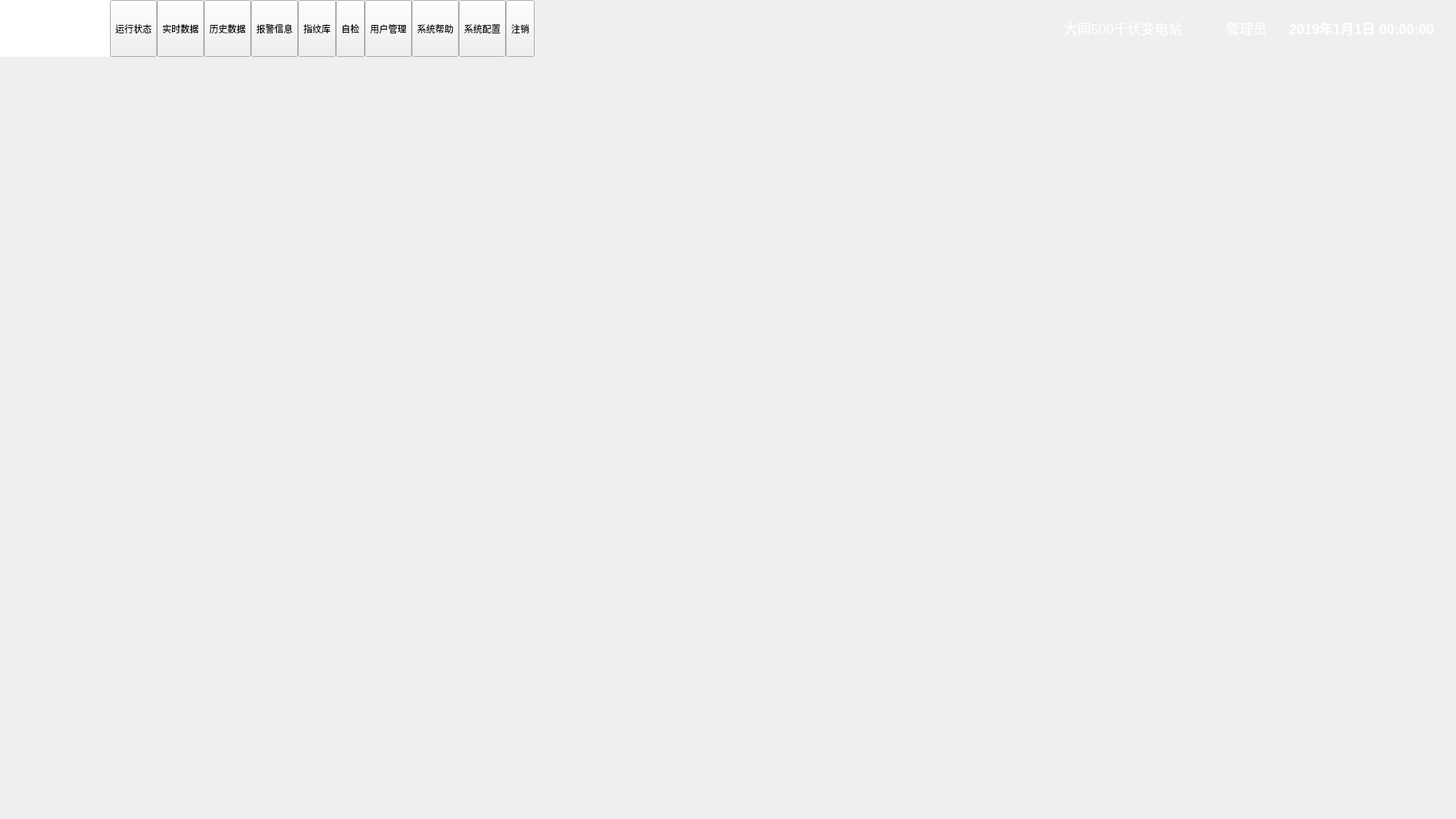
<?xml version="1.0" encoding="UTF-8"?>
<ui version="4.0">
 <class>MainPage</class>
 <widget class="QWidget" name="MainPage">
  <property name="geometry">
   <rect>
    <x>0</x>
    <y>0</y>
    <width>1920</width>
    <height>1080</height>
   </rect>
  </property>
  <property name="windowTitle">
   <string>Form</string>
  </property>
  <property name="styleSheet">
   <string notr="true"/>
  </property>
  <widget class="QWidget" name="widgetTitle" native="true">
   <property name="geometry">
    <rect>
     <x>0</x>
     <y>0</y>
     <width>1920</width>
     <height>75</height>
    </rect>
   </property>
   <property name="sizePolicy">
    <sizepolicy hsizetype="Preferred" vsizetype="Fixed">
     <horstretch>0</horstretch>
     <verstretch>0</verstretch>
    </sizepolicy>
   </property>
   <layout class="QHBoxLayout" name="horizontalLayout_2">
    <property name="spacing">
     <number>0</number>
    </property>
    <property name="leftMargin">
     <number>0</number>
    </property>
    <property name="topMargin">
     <number>0</number>
    </property>
    <property name="rightMargin">
     <number>0</number>
    </property>
    <property name="bottomMargin">
     <number>0</number>
    </property>
    <item>
     <widget class="QWidget" name="logoWidget" native="true">
      <property name="minimumSize">
       <size>
        <width>145</width>
        <height>75</height>
       </size>
      </property>
      <property name="styleSheet">
       <string notr="true">background:rgba(255,255,255,1);</string>
      </property>
     </widget>
    </item>
    <item>
     <widget class="QWidget" name="widgetTop" native="true">
      <layout class="QGridLayout" name="gridLayout_3">
       <property name="leftMargin">
        <number>0</number>
       </property>
       <property name="topMargin">
        <number>0</number>
       </property>
       <property name="rightMargin">
        <number>0</number>
       </property>
       <property name="bottomMargin">
        <number>0</number>
       </property>
       <property name="horizontalSpacing">
        <number>0</number>
       </property>
       <item row="0" column="9">
        <widget class="QToolButton" name="logoutBtn">
         <property name="sizePolicy">
          <sizepolicy hsizetype="Fixed" vsizetype="Expanding">
           <horstretch>0</horstretch>
           <verstretch>0</verstretch>
          </sizepolicy>
         </property>
         <property name="text">
          <string>注销</string>
         </property>
         <property name="icon">
          <iconset resource="../img.qrc">
           <normaloff>:/img/index/nav_icon10.png</normaloff>:/img/index/nav_icon10.png</iconset>
         </property>
         <property name="iconSize">
          <size>
           <width>28</width>
           <height>28</height>
          </size>
         </property>
         <property name="toolButtonStyle">
          <enum>Qt::ToolButtonTextUnderIcon</enum>
         </property>
        </widget>
       </item>
       <item row="0" column="3">
        <widget class="QToolButton" name="alarmBtn">
         <property name="sizePolicy">
          <sizepolicy hsizetype="Fixed" vsizetype="Expanding">
           <horstretch>0</horstretch>
           <verstretch>0</verstretch>
          </sizepolicy>
         </property>
         <property name="text">
          <string>报警信息</string>
         </property>
         <property name="icon">
          <iconset resource="../img.qrc">
           <normaloff>:/img/index/nav_icon4.png</normaloff>:/img/index/nav_icon4.png</iconset>
         </property>
         <property name="iconSize">
          <size>
           <width>28</width>
           <height>28</height>
          </size>
         </property>
         <property name="toolButtonStyle">
          <enum>Qt::ToolButtonTextUnderIcon</enum>
         </property>
        </widget>
       </item>
       <item row="0" column="8">
        <widget class="QToolButton" name="configBtn">
         <property name="sizePolicy">
          <sizepolicy hsizetype="Fixed" vsizetype="Expanding">
           <horstretch>0</horstretch>
           <verstretch>0</verstretch>
          </sizepolicy>
         </property>
         <property name="text">
          <string>系统配置</string>
         </property>
         <property name="icon">
          <iconset resource="../img.qrc">
           <normaloff>:/img/index/nav_icon9.png</normaloff>:/img/index/nav_icon9.png</iconset>
         </property>
         <property name="iconSize">
          <size>
           <width>28</width>
           <height>28</height>
          </size>
         </property>
         <property name="toolButtonStyle">
          <enum>Qt::ToolButtonTextUnderIcon</enum>
         </property>
        </widget>
       </item>
       <item row="0" column="1">
        <widget class="QToolButton" name="currentDataBtn">
         <property name="sizePolicy">
          <sizepolicy hsizetype="Fixed" vsizetype="Expanding">
           <horstretch>0</horstretch>
           <verstretch>0</verstretch>
          </sizepolicy>
         </property>
         <property name="text">
          <string>实时数据</string>
         </property>
         <property name="icon">
          <iconset resource="../img.qrc">
           <normaloff>:/img/index/nav_icon2.png</normaloff>:/img/index/nav_icon2.png</iconset>
         </property>
         <property name="iconSize">
          <size>
           <width>28</width>
           <height>28</height>
          </size>
         </property>
         <property name="toolButtonStyle">
          <enum>Qt::ToolButtonTextUnderIcon</enum>
         </property>
        </widget>
       </item>
       <item row="0" column="0">
        <widget class="QToolButton" name="statuBtn">
         <property name="sizePolicy">
          <sizepolicy hsizetype="Fixed" vsizetype="Expanding">
           <horstretch>0</horstretch>
           <verstretch>0</verstretch>
          </sizepolicy>
         </property>
         <property name="text">
          <string>运行状态</string>
         </property>
         <property name="icon">
          <iconset resource="../img.qrc">
           <normaloff>:/img/index/nav_icon1.png</normaloff>:/img/index/nav_icon1.png</iconset>
         </property>
         <property name="iconSize">
          <size>
           <width>28</width>
           <height>28</height>
          </size>
         </property>
         <property name="toolButtonStyle">
          <enum>Qt::ToolButtonTextUnderIcon</enum>
         </property>
        </widget>
       </item>
       <item row="0" column="10">
        <spacer name="horizontalSpacer">
         <property name="orientation">
          <enum>Qt::Horizontal</enum>
         </property>
         <property name="sizeHint" stdset="0">
          <size>
           <width>40</width>
           <height>20</height>
          </size>
         </property>
        </spacer>
       </item>
       <item row="0" column="2">
        <widget class="QToolButton" name="historyDataBtn">
         <property name="sizePolicy">
          <sizepolicy hsizetype="Fixed" vsizetype="Expanding">
           <horstretch>0</horstretch>
           <verstretch>0</verstretch>
          </sizepolicy>
         </property>
         <property name="text">
          <string>历史数据</string>
         </property>
         <property name="icon">
          <iconset resource="../img.qrc">
           <normaloff>:/img/index/nav_icon3.png</normaloff>:/img/index/nav_icon3.png</iconset>
         </property>
         <property name="iconSize">
          <size>
           <width>28</width>
           <height>28</height>
          </size>
         </property>
         <property name="toolButtonStyle">
          <enum>Qt::ToolButtonTextUnderIcon</enum>
         </property>
        </widget>
       </item>
       <item row="0" column="4">
        <widget class="QToolButton" name="fingurePrintBtn">
         <property name="sizePolicy">
          <sizepolicy hsizetype="Fixed" vsizetype="Expanding">
           <horstretch>0</horstretch>
           <verstretch>0</verstretch>
          </sizepolicy>
         </property>
         <property name="text">
          <string>指纹库</string>
         </property>
         <property name="icon">
          <iconset resource="../img.qrc">
           <normaloff>:/img/index/nav_icon5.png</normaloff>:/img/index/nav_icon5.png</iconset>
         </property>
         <property name="iconSize">
          <size>
           <width>28</width>
           <height>28</height>
          </size>
         </property>
         <property name="toolButtonStyle">
          <enum>Qt::ToolButtonTextUnderIcon</enum>
         </property>
        </widget>
       </item>
       <item row="0" column="7">
        <widget class="QToolButton" name="helpBtn">
         <property name="sizePolicy">
          <sizepolicy hsizetype="Fixed" vsizetype="Expanding">
           <horstretch>0</horstretch>
           <verstretch>0</verstretch>
          </sizepolicy>
         </property>
         <property name="text">
          <string>系统帮助</string>
         </property>
         <property name="icon">
          <iconset resource="../img.qrc">
           <normaloff>:/img/index/nav_icon8.png</normaloff>:/img/index/nav_icon8.png</iconset>
         </property>
         <property name="iconSize">
          <size>
           <width>28</width>
           <height>28</height>
          </size>
         </property>
         <property name="toolButtonStyle">
          <enum>Qt::ToolButtonTextUnderIcon</enum>
         </property>
        </widget>
       </item>
       <item row="0" column="6">
        <widget class="QToolButton" name="userAdminBtn">
         <property name="sizePolicy">
          <sizepolicy hsizetype="Fixed" vsizetype="Expanding">
           <horstretch>0</horstretch>
           <verstretch>0</verstretch>
          </sizepolicy>
         </property>
         <property name="text">
          <string>用户管理</string>
         </property>
         <property name="icon">
          <iconset resource="../img.qrc">
           <normaloff>:/img/index/nav_icon7.png</normaloff>:/img/index/nav_icon7.png</iconset>
         </property>
         <property name="iconSize">
          <size>
           <width>28</width>
           <height>28</height>
          </size>
         </property>
         <property name="toolButtonStyle">
          <enum>Qt::ToolButtonTextUnderIcon</enum>
         </property>
        </widget>
       </item>
       <item row="0" column="5">
        <widget class="QToolButton" name="selfCheckBtn">
         <property name="sizePolicy">
          <sizepolicy hsizetype="Fixed" vsizetype="Expanding">
           <horstretch>0</horstretch>
           <verstretch>0</verstretch>
          </sizepolicy>
         </property>
         <property name="text">
          <string>自检</string>
         </property>
         <property name="icon">
          <iconset resource="../img.qrc">
           <normaloff>:/img/index/nav_icon6.png</normaloff>:/img/index/nav_icon6.png</iconset>
         </property>
         <property name="iconSize">
          <size>
           <width>28</width>
           <height>28</height>
          </size>
         </property>
         <property name="toolButtonStyle">
          <enum>Qt::ToolButtonTextUnderIcon</enum>
         </property>
        </widget>
       </item>
       <item row="0" column="11">
        <widget class="QWidget" name="infoWidget" native="true">
         <property name="minimumSize">
          <size>
           <width>650</width>
           <height>0</height>
          </size>
         </property>
         <layout class="QHBoxLayout" name="horizontalLayout" stretch="10,2,8,2,2,4,2,8">
          <item>
           <spacer name="horizontalSpacer_2">
            <property name="orientation">
             <enum>Qt::Horizontal</enum>
            </property>
            <property name="sizeHint" stdset="0">
             <size>
              <width>40</width>
              <height>20</height>
             </size>
            </property>
           </spacer>
          </item>
          <item>
           <widget class="QLabel" name="siteIconLabel">
            <property name="text">
             <string/>
            </property>
            <property name="pixmap">
             <pixmap resource="../img.qrc">:/img/index/room_icon.png</pixmap>
            </property>
           </widget>
          </item>
          <item>
           <widget class="QLabel" name="siteNameLabel">
            <property name="styleSheet">
             <string notr="true">font-size:18px;
font-family:微软雅黑;
color:rgba(255,255,255,1);
line-height:24px;</string>
            </property>
            <property name="text">
             <string>大同500千伏变电站</string>
            </property>
           </widget>
          </item>
          <item>
           <spacer name="horizontalSpacer_3">
            <property name="orientation">
             <enum>Qt::Horizontal</enum>
            </property>
            <property name="sizeHint" stdset="0">
             <size>
              <width>40</width>
              <height>20</height>
             </size>
            </property>
           </spacer>
          </item>
          <item>
           <widget class="QLabel" name="userIconLabel">
            <property name="text">
             <string/>
            </property>
            <property name="pixmap">
             <pixmap resource="../img.qrc">:/img/index/user_icon.png</pixmap>
            </property>
           </widget>
          </item>
          <item>
           <widget class="QLabel" name="userNameLabel">
            <property name="styleSheet">
             <string notr="true">font-size:18px;
font-family:微软雅黑;
color:rgba(255,255,255,1);
line-height:24px;</string>
            </property>
            <property name="text">
             <string>管理员</string>
            </property>
           </widget>
          </item>
          <item>
           <spacer name="horizontalSpacer_4">
            <property name="orientation">
             <enum>Qt::Horizontal</enum>
            </property>
            <property name="sizeHint" stdset="0">
             <size>
              <width>40</width>
              <height>20</height>
             </size>
            </property>
           </spacer>
          </item>
          <item>
           <widget class="QLabel" name="timeLabel">
            <property name="styleSheet">
             <string notr="true">font-size:18px;
font-family:微软雅黑;
font-weight:bold;
color:rgba(255,255,255,1);
line-height:24px;</string>
            </property>
            <property name="text">
             <string>2019年1月1日 00:00:00</string>
            </property>
           </widget>
          </item>
         </layout>
        </widget>
       </item>
      </layout>
     </widget>
    </item>
    <item>
     <widget class="QWidget" name="widgetMenu" native="true">
      <layout class="QGridLayout" name="gridLayout_2">
       <property name="leftMargin">
        <number>0</number>
       </property>
       <property name="topMargin">
        <number>0</number>
       </property>
       <property name="rightMargin">
        <number>0</number>
       </property>
       <property name="bottomMargin">
        <number>0</number>
       </property>
       <property name="spacing">
        <number>0</number>
       </property>
       <item row="0" column="0" colspan="2">
        <spacer name="verticalSpacer">
         <property name="orientation">
          <enum>Qt::Vertical</enum>
         </property>
         <property name="sizeHint" stdset="0">
          <size>
           <width>20</width>
           <height>40</height>
          </size>
         </property>
        </spacer>
       </item>
      </layout>
     </widget>
    </item>
   </layout>
  </widget>
  <widget class="QWidget" name="articleWidget" native="true">
   <property name="geometry">
    <rect>
     <x>0</x>
     <y>75</y>
     <width>1920</width>
     <height>1005</height>
    </rect>
   </property>
  </widget>
 </widget>
 <resources>
  <include location="../img.qrc"/>
 </resources>
 <connections/>
</ui>
